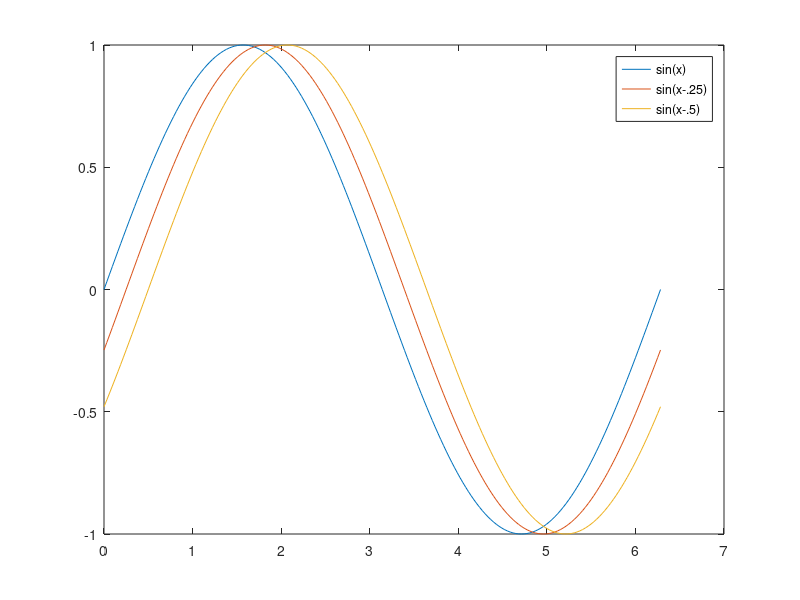

The MATLAB source for this figure:
clear
clc

x=0:pi/100:2*pi;
y=sin(x);
y2=sin(x-.25);
y3=sin(x-.5);
plot(x,y,x,y2,x,y3)
legend('sin(x)','sin(x-.25)','sin(x-.5)')